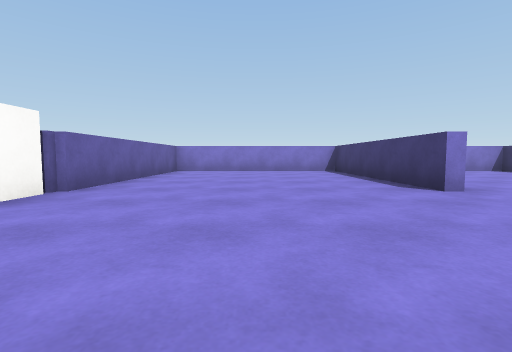
view 1 (above)

22 first-person views from a walk through a 3-D level made in the Unity game engine. The camera is 0.44 m above the floor, tilts 4° down and sees 85° across. The floor is counted in squares, 1 m on a side. Each view is taken from the middle of a square. On the plan, view 1 faces up. The plan holds only what a view shows up to about 9 squares ahead; the rest is blank. Surface patterns are stand-ins for the level's own textures.

view 2
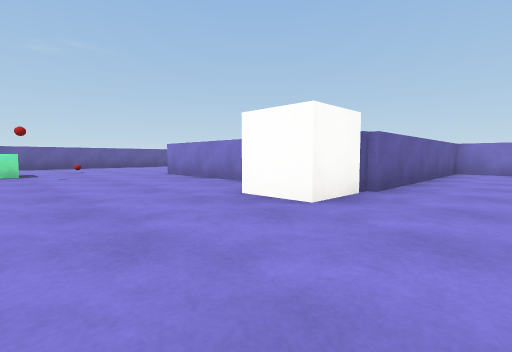

view 3
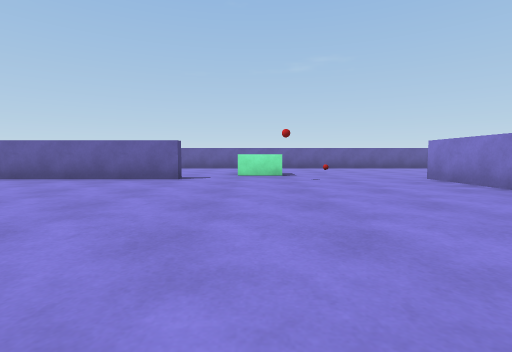

view 4
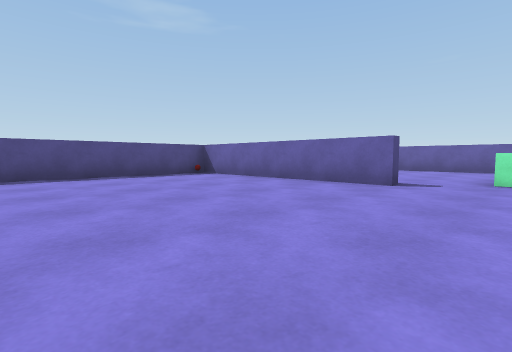

view 5
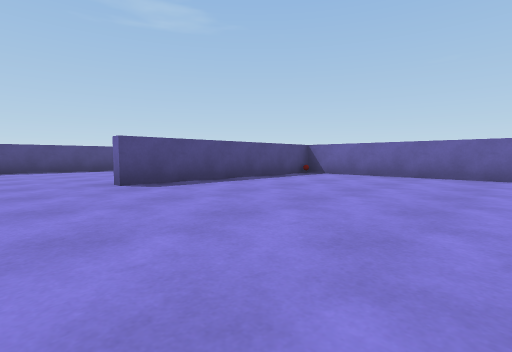

view 6
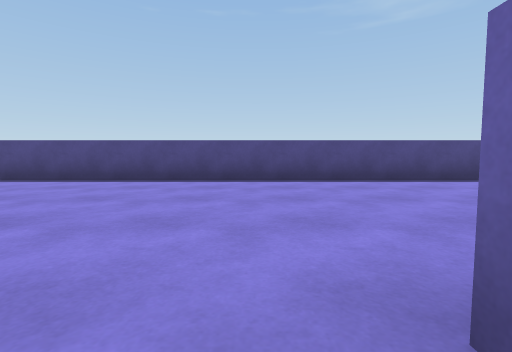

view 7
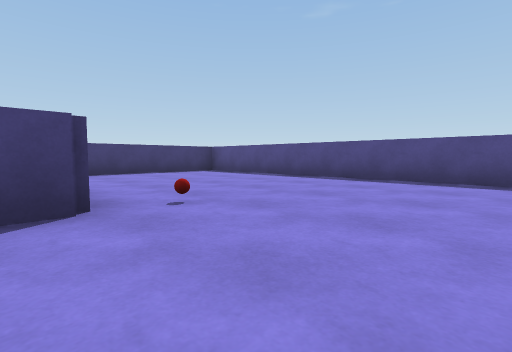

view 8
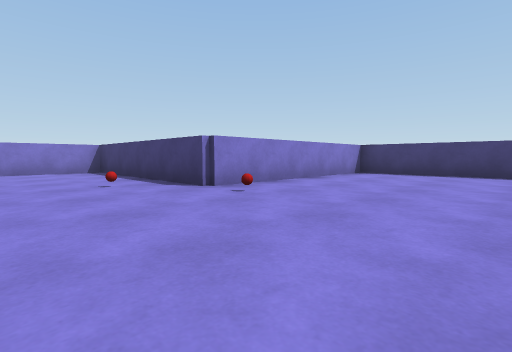

view 9
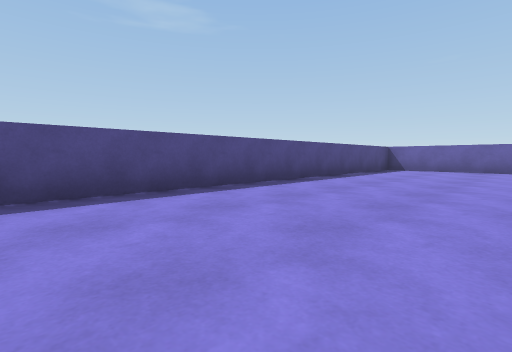

view 10
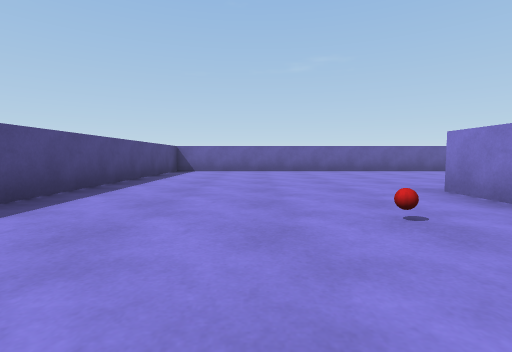

view 11
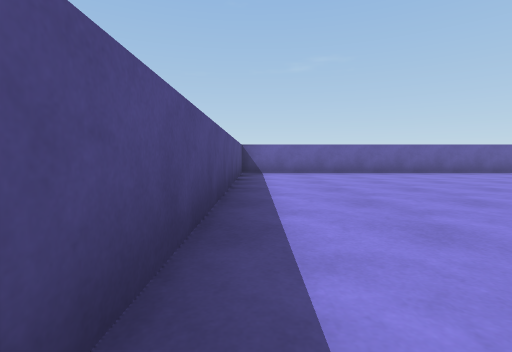

view 12
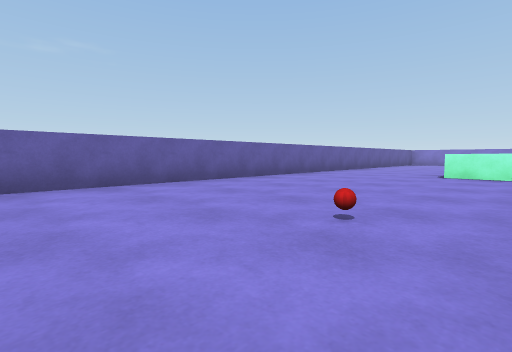

view 13
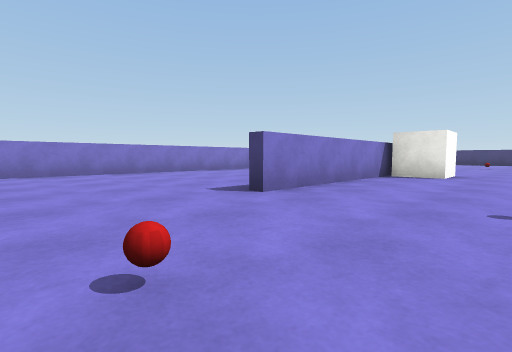

view 14
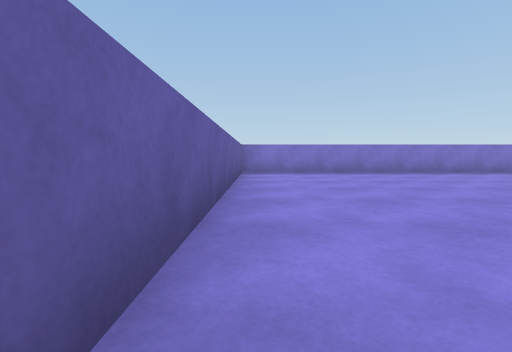

view 15
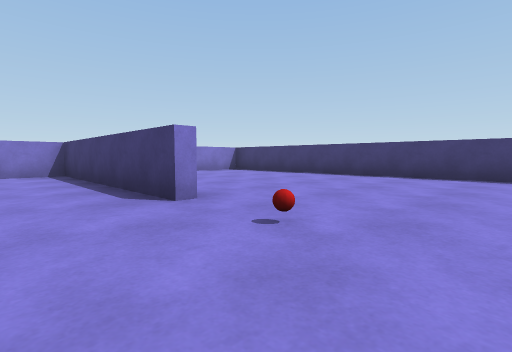

view 16
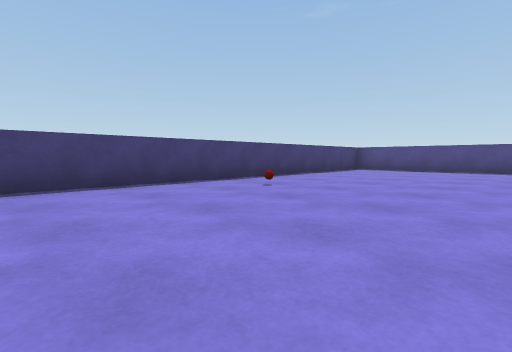

view 17
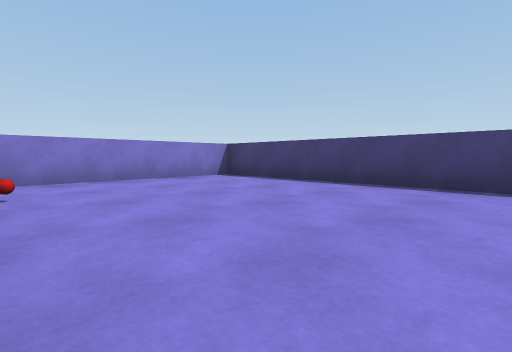

view 18
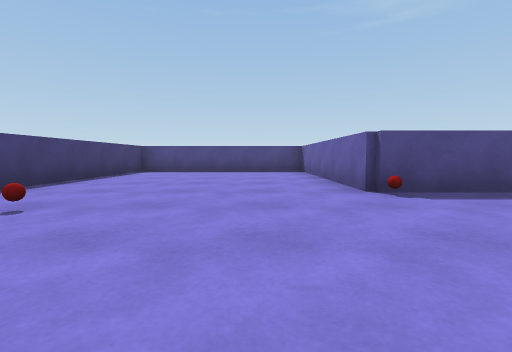

view 19
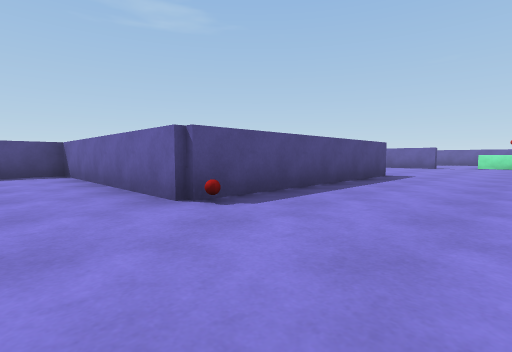

view 20
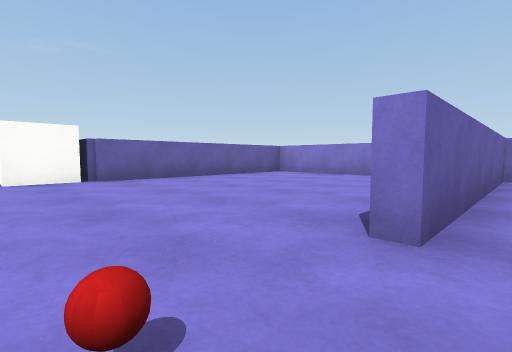

view 21
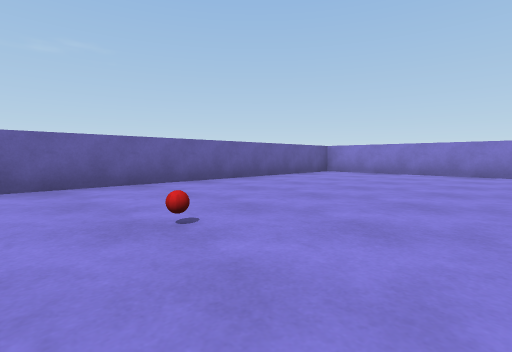

view 22
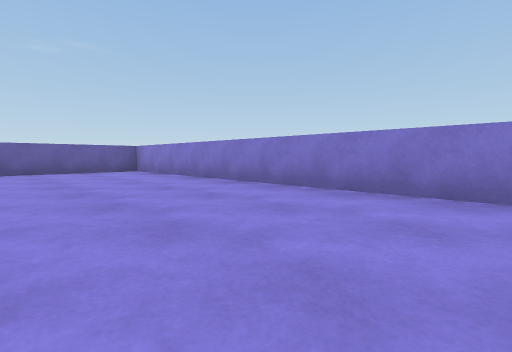

### Floor plan
Points are (right, up) in squares from view 1. A wall is a line through its corners. A room is listed if a view was taken in it or the views show most of it. See-through windows are left out.
Room 1 (views 1, 2, 3, 4, 5, 6, 7, 8, 9, 10, 11, 12, 13, 14, 15, 16, 17, 18, 19, 20, 21, 22)
walls: (-2.5, -1.4) (2.6, -1.4) (2.6, -6.4) (7.4, -6.4) (7.4, 8.4) (2.6, 8.4) (2.6, 3.5); (-7.4, -1.4) (-7.4, -6.4) (-2.5, -6.4); (-6.5, -6.6) (-7.5, -6.6); (2.4, 3.4) (2.4, 8.4) (-2.4, 8.4) (-2.4, 3.5) (-7.5, 3.5); (-4.1, 8.4) (-12.4, 8.4) (-12.4, -11.4) (7.4, -11.4) (7.4, -6.6) (2.4, -6.6) (2.4, -1.6) (0.2, -1.6)
objects: green block (-9, 0); cube (-3, 2) to (-3, 3); red ball (2, -1)

Positions as (right, up) in squares from view 1, and headings:
1: (0, 0), facing up
2: (-1, 0), facing up-left
3: (-2, 0), facing left
4: (-3, 0), facing down-left
5: (-1, -2), facing down-left
6: (-2, -6), facing down
7: (0, -6), facing down-right
8: (0, -10), facing up-right
9: (-3, -8), facing down-left
10: (-4, -9), facing left
11: (-5, -11), facing left
12: (-8, -7), facing up-left
13: (-10, 1), facing up-right
14: (-12, 1), facing up
15: (1, 1), facing up-right
16: (3, 3), facing down-right
17: (3, 3), facing up-right
18: (4, 2), facing down
19: (4, 1), facing down-left
20: (3, 2), facing up-left
21: (-8, 1), facing up-left
22: (-4, 5), facing up-left
